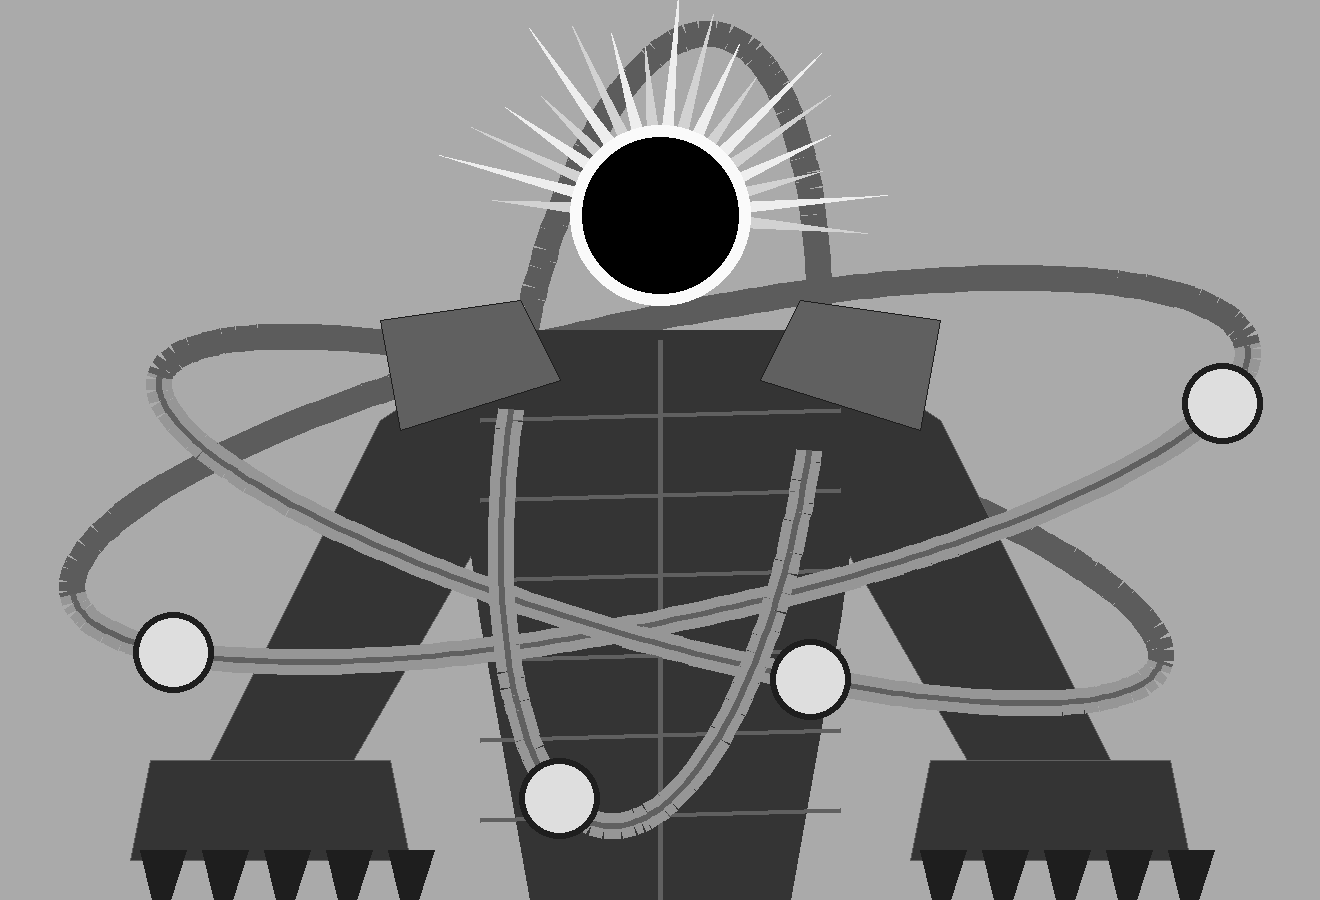

The Python source for this figure:
"""F2 "Chaos, the Orrery": the composition control image for the structure-guided call (docs/CHAOS_FORMS_PLAN.md 3.2;
the route that made F3, docs/ROSTER_LOG.md "Pass C - C2/C3"). 0 Bedrock calls.

  python3 -I assets-src/gen/colossus/chaos_orrery_control.py

Flat greyscale shapes on a plain ground, 1320x900 = 3 render px per art px of the 440x300 F2 canvas (scale 3 = 1320x900
screen px): an eclipse head with a crown-corona fan (kin to F3's eclipse, smaller), a broad armoured torso from the
chest to the waist, three black-gold armillary rings around it (the front arcs over the torso, the back arcs behind),
four planets riding the rings, and two clawed gauntlets resting at the lower corners. No legs, no face.
Writes chaos_orrery_control.png next to this script.
"""
from __future__ import annotations

import math
from pathlib import Path

from PIL import Image, ImageDraw

HERE = Path(__file__).resolve().parent
W, H = 1320, 900
GROUND, BODY, PLATE, RING, RING_BACK, DISC, CORONA, CORONA_B, ORB, CLAW = 170, 52, 96, 150, 92, 0, 238, 210, 222, 30


def ring_pts(cx, cy, rx, ry, rot, a0, a1, n=120):
    c, s = math.cos(rot), math.sin(rot)
    out = []
    for i in range(n + 1):
        t = a0 + (a1 - a0) * i / n
        x, y = rx * math.cos(t), ry * math.sin(t)
        out.append((cx + x * c - y * s, cy + x * s + y * c))
    return out


def draw() -> Image.Image:
    img = Image.new("L", (W, H), GROUND)
    d = ImageDraw.Draw(img)
    cx, hy, hr = 660, 215, 78
    rings = [(660, 470, 600, 150, math.radians(-12)), (660, 520, 520, 120, math.radians(16)),
             (660, 430, 150, 400, math.radians(8))]
    for r in rings:                                      # the back halves of the rings, behind everything
        d.line(ring_pts(*r, math.pi, 2 * math.pi), fill=RING_BACK, width=26)
    for i in range(19):                                  # the corona crown
        a0 = math.pi * (1.0 + i / 18)
        r1 = hr + 90 + 60 * ((i * 3) % 4) / 3
        tip = a0 + math.pi / 36
        d.polygon([(cx + (hr - 6) * math.cos(a0), hy + (hr - 6) * math.sin(a0)),
                   (cx + r1 * math.cos(tip), hy + r1 * math.sin(tip)),
                   (cx + (hr - 6) * math.cos(a0 + math.pi / 18), hy + (hr - 6) * math.sin(a0 + math.pi / 18))],
                  fill=CORONA if i % 2 else CORONA_B)
    d.ellipse((cx - hr - 12, hy - hr - 12, cx + hr + 12, hy + hr + 12), fill=250)
    # arms down to the gauntlets, torso, shoulder plates
    d.polygon([(470, 360), (380, 420), (210, 760), (330, 800), (520, 470)], fill=BODY, outline=PLATE)
    d.polygon([(850, 360), (940, 420), (1110, 760), (990, 800), (800, 470)], fill=BODY, outline=PLATE)
    d.polygon([(440, 330), (880, 330), (840, 620), (790, 900), (530, 900), (480, 620)], fill=BODY)
    for y in (420, 500, 580, 660, 740, 820):
        d.line([(480, y), (840, y - 10)], fill=PLATE, width=5)
    d.line([(660, 340), (660, 900)], fill=PLATE, width=5)
    d.polygon([(380, 320), (520, 300), (560, 380), (400, 430)], fill=PLATE, outline=CLAW)
    d.polygon([(940, 320), (800, 300), (760, 380), (920, 430)], fill=PLATE, outline=CLAW)
    d.ellipse((cx - hr, hy - hr, cx + hr, hy + hr), fill=DISC)
    for gx, sgn in ((270, -1), (1050, 1)):               # the gauntlets resting at the lower corners
        d.polygon([(gx - 120, 760), (gx + 120, 760), (gx + 140, 860), (gx - 140, 860)], fill=BODY, outline=PLATE)
        for f in range(5):
            fx = gx - 130 + f * 62
            d.polygon([(fx, 850), (fx + 46, 850), (fx + 30, 900), (fx + 12, 900)], fill=CLAW)
    for r in rings:                                      # the front halves, over the torso
        d.line(ring_pts(*r, 0, math.pi), fill=RING, width=26)
        d.line(ring_pts(*r, 0, math.pi), fill=PLATE, width=6)
    for (r, t) in ((rings[0], 0.35), (rings[0], 2.6), (rings[1], 1.2), (rings[2], 1.9)):
        x, y = ring_pts(*r, t, t, 1)[0]
        d.ellipse((x - 40, y - 40, x + 40, y + 40), fill=CLAW)
        d.ellipse((x - 34, y - 34, x + 34, y + 34), fill=ORB)
    return img


if __name__ == "__main__":
    out = HERE / "chaos_orrery_control.png"
    draw().save(out)
    print(f"wrote {out.relative_to(HERE.parent.parent.parent)} {W}x{H}")
